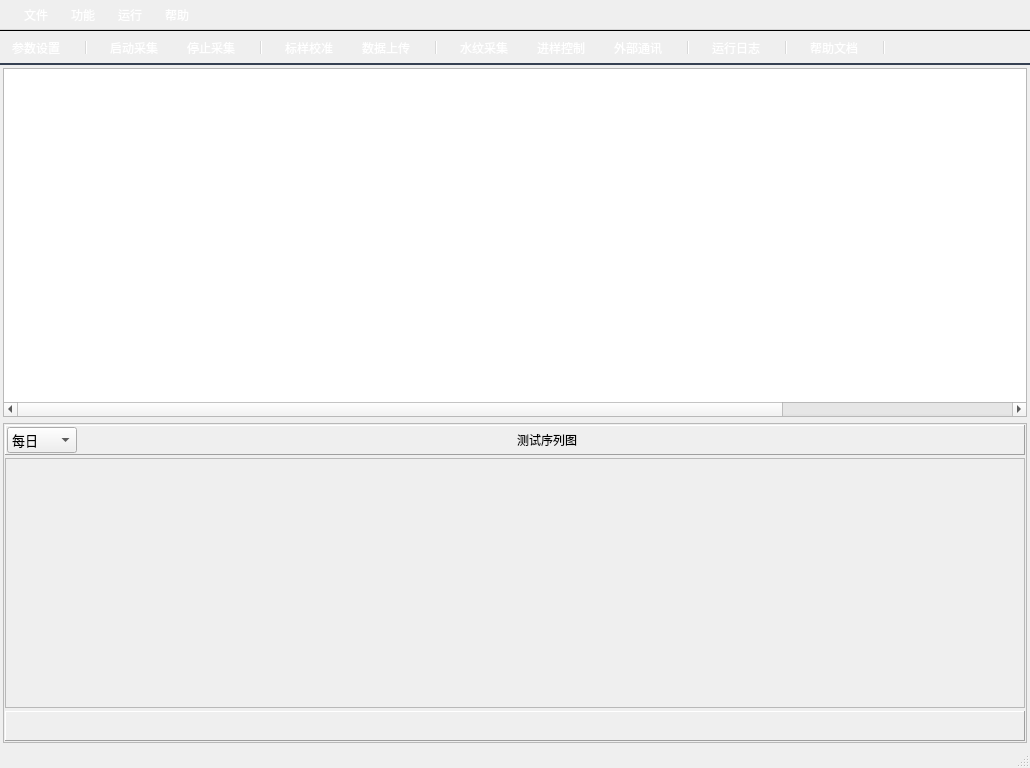
<?xml version="1.0" encoding="UTF-8"?>
<ui version="4.0">
 <class>StationAcq</class>
 <widget class="QMainWindow" name="StationAcq">
  <property name="geometry">
   <rect>
    <x>0</x>
    <y>0</y>
    <width>1030</width>
    <height>768</height>
   </rect>
  </property>
  <property name="windowTitle">
   <string>水纹采集仪</string>
  </property>
  <property name="windowIcon">
   <iconset resource="pixmaps/pixmaps.qrc">
    <normaloff>:/icons/mainIco.png</normaloff>:/icons/mainIco.png</iconset>
  </property>
  <property name="styleSheet">
   <string notr="true">QHeaderView::section {
    background-color:  rgb(58, 93, 113);
    color:white;
    padding: 4px;
    border: 1px solid lightgray;
    font: 10pt &quot;微软雅黑&quot;;
}

QPushButton {
	font: 10pt &quot;微软雅黑&quot;;
}
QLabel {
	font: 10pt &quot;微软雅黑&quot;;
}
QMenuBar {
    background-color: qlineargradient(x1:0, y1:0, x2:0, y2:1,
                                      stop:0 rgb(71,83,99), stop:1 rgb(53,64,82));
	padding:5px;
    spacing:15px;
	font:12px;
    color:white;
}

QMenuBar::item {
    spacing: 3px; /* spacing between menu bar items */
    padding: 1px 4px;
    background: transparent;
    border-radius: 4px;
}

QMenuBar::item:selected { /* when selected using mouse or keyboard */
    background: #a8a8a8;
}

QMenuBar::item:pressed {
    background: #888888;
}

QToolBar {
    background-color: qlineargradient(x1:0, y1:0, x2:0, y2:1,
                                       stop:0 rgb(71,83,99), stop:1 rgb(53,64,82));
    spacing:15px;
    padding:5px;

    border-bottom: 2px solid  rgb(53,64,82); 
    border-top: 1px solid  rgb(53,64,821);
}

QToolButton {
    font: 12px &quot;微软雅黑&quot;;
    color: white;
}</string>
  </property>
  <property name="toolButtonStyle">
   <enum>Qt::ToolButtonTextBesideIcon</enum>
  </property>
  <widget class="QWidget" name="centralWidget">
   <layout class="QGridLayout" name="gridLayout_4">
    <property name="leftMargin">
     <number>3</number>
    </property>
    <property name="topMargin">
     <number>3</number>
    </property>
    <property name="rightMargin">
     <number>3</number>
    </property>
    <property name="bottomMargin">
     <number>3</number>
    </property>
    <item row="0" column="0">
     <widget class="QTableWidget" name="tableWidget">
      <property name="styleSheet">
       <string notr="true">QHeaderView::section {
    background: lightgray;
    /* ... */
}</string>
      </property>
      <property name="rowCount">
       <number>0</number>
      </property>
      <property name="columnCount">
       <number>13</number>
      </property>
      <attribute name="horizontalHeaderVisible">
       <bool>false</bool>
      </attribute>
      <attribute name="horizontalHeaderStretchLastSection">
       <bool>true</bool>
      </attribute>
      <attribute name="verticalHeaderVisible">
       <bool>false</bool>
      </attribute>
      <column/>
      <column/>
      <column/>
      <column/>
      <column/>
      <column/>
      <column/>
      <column/>
      <column/>
      <column/>
      <column/>
      <column/>
      <column/>
     </widget>
    </item>
    <item row="2" column="0">
     <widget class="QFrame" name="frame">
      <property name="minimumSize">
       <size>
        <width>0</width>
        <height>320</height>
       </size>
      </property>
      <property name="font">
       <font>
        <family>微软雅黑</family>
        <pointsize>9</pointsize>
       </font>
      </property>
      <property name="frameShape">
       <enum>QFrame::StyledPanel</enum>
      </property>
      <property name="frameShadow">
       <enum>QFrame::Raised</enum>
      </property>
      <layout class="QGridLayout" name="gridLayout_3">
       <property name="leftMargin">
        <number>1</number>
       </property>
       <property name="topMargin">
        <number>1</number>
       </property>
       <property name="rightMargin">
        <number>1</number>
       </property>
       <property name="bottomMargin">
        <number>1</number>
       </property>
       <property name="spacing">
        <number>3</number>
       </property>
       <item row="0" column="0">
        <widget class="QFrame" name="frame_2">
         <property name="maximumSize">
          <size>
           <width>16777215</width>
           <height>30</height>
          </size>
         </property>
         <property name="frameShape">
          <enum>QFrame::Panel</enum>
         </property>
         <property name="frameShadow">
          <enum>QFrame::Raised</enum>
         </property>
         <layout class="QGridLayout" name="gridLayout">
          <property name="leftMargin">
           <number>1</number>
          </property>
          <property name="topMargin">
           <number>0</number>
          </property>
          <property name="rightMargin">
           <number>1</number>
          </property>
          <property name="bottomMargin">
           <number>0</number>
          </property>
          <property name="spacing">
           <number>0</number>
          </property>
          <item row="0" column="0">
           <widget class="QComboBox" name="comboBox">
            <property name="minimumSize">
             <size>
              <width>70</width>
              <height>0</height>
             </size>
            </property>
            <property name="font">
             <font>
              <family>微软雅黑 Light</family>
              <pointsize>10</pointsize>
             </font>
            </property>
            <item>
             <property name="text">
              <string>每日</string>
             </property>
            </item>
            <item>
             <property name="text">
              <string>每周</string>
             </property>
            </item>
            <item>
             <property name="text">
              <string>每月</string>
             </property>
            </item>
           </widget>
          </item>
          <item row="0" column="1">
           <spacer name="horizontalSpacer_2">
            <property name="orientation">
             <enum>Qt::Horizontal</enum>
            </property>
            <property name="sizeHint" stdset="0">
             <size>
              <width>298</width>
              <height>20</height>
             </size>
            </property>
           </spacer>
          </item>
          <item row="0" column="2">
           <widget class="QLabel" name="label">
            <property name="text">
             <string>测试序列图</string>
            </property>
           </widget>
          </item>
          <item row="0" column="3">
           <spacer name="horizontalSpacer">
            <property name="orientation">
             <enum>Qt::Horizontal</enum>
            </property>
            <property name="sizeHint" stdset="0">
             <size>
              <width>297</width>
              <height>20</height>
             </size>
            </property>
           </spacer>
          </item>
          <item row="0" column="4">
           <widget class="QLabel" name="label_2">
            <property name="text">
             <string/>
            </property>
           </widget>
          </item>
         </layout>
        </widget>
       </item>
       <item row="1" column="0">
        <widget class="QFrame" name="frame_3">
         <property name="frameShape">
          <enum>QFrame::StyledPanel</enum>
         </property>
         <property name="frameShadow">
          <enum>QFrame::Raised</enum>
         </property>
        </widget>
       </item>
       <item row="2" column="0">
        <widget class="QFrame" name="frame_4">
         <property name="maximumSize">
          <size>
           <width>16777215</width>
           <height>30</height>
          </size>
         </property>
         <property name="frameShape">
          <enum>QFrame::Panel</enum>
         </property>
         <property name="frameShadow">
          <enum>QFrame::Raised</enum>
         </property>
        </widget>
       </item>
      </layout>
     </widget>
    </item>
   </layout>
  </widget>
  <widget class="QMenuBar" name="menuBar">
   <property name="geometry">
    <rect>
     <x>0</x>
     <y>0</y>
     <width>1030</width>
     <height>30</height>
    </rect>
   </property>
   <widget class="QMenu" name="menu">
    <property name="title">
     <string>文件</string>
    </property>
    <addaction name="separator"/>
    <addaction name="action_config"/>
    <addaction name="action_station"/>
    <addaction name="action_logdlg"/>
    <addaction name="separator"/>
    <addaction name="action_exit"/>
   </widget>
   <widget class="QMenu" name="menu_2">
    <property name="title">
     <string>功能</string>
    </property>
    <addaction name="action_acq"/>
    <addaction name="action_pumpcontrol"/>
    <addaction name="action_comm"/>
    <addaction name="separator"/>
    <addaction name="action_upload"/>
    <addaction name="separator"/>
    <addaction name="action_connectServer"/>
   </widget>
   <widget class="QMenu" name="menu_3">
    <property name="title">
     <string>运行</string>
    </property>
    <addaction name="action_start"/>
    <addaction name="action_stop"/>
    <addaction name="separator"/>
    <addaction name="action_calib"/>
   </widget>
   <widget class="QMenu" name="menu_4">
    <property name="title">
     <string>帮助</string>
    </property>
    <addaction name="action_help"/>
    <addaction name="separator"/>
    <addaction name="action_about"/>
    <addaction name="action_TestCase"/>
   </widget>
   <addaction name="menu"/>
   <addaction name="menu_2"/>
   <addaction name="menu_3"/>
   <addaction name="menu_4"/>
  </widget>
  <widget class="QStatusBar" name="statusBar"/>
  <widget class="QToolBar" name="toolBar">
   <property name="font">
    <font>
     <family>微软雅黑</family>
     <pointsize>9</pointsize>
    </font>
   </property>
   <property name="windowTitle">
    <string>toolBar</string>
   </property>
   <property name="movable">
    <bool>false</bool>
   </property>
   <property name="iconSize">
    <size>
     <width>32</width>
     <height>32</height>
    </size>
   </property>
   <property name="toolButtonStyle">
    <enum>Qt::ToolButtonTextUnderIcon</enum>
   </property>
   <property name="floatable">
    <bool>false</bool>
   </property>
   <attribute name="toolBarArea">
    <enum>TopToolBarArea</enum>
   </attribute>
   <attribute name="toolBarBreak">
    <bool>false</bool>
   </attribute>
   <addaction name="action_config"/>
   <addaction name="separator"/>
   <addaction name="action_start"/>
   <addaction name="action_stop"/>
   <addaction name="separator"/>
   <addaction name="action_calib"/>
   <addaction name="action_upload"/>
   <addaction name="separator"/>
   <addaction name="action_acq"/>
   <addaction name="action_pumpcontrol"/>
   <addaction name="action_comm"/>
   <addaction name="separator"/>
   <addaction name="action_logdlg"/>
   <addaction name="separator"/>
   <addaction name="action_help"/>
   <addaction name="separator"/>
  </widget>
  <action name="action_acq">
   <property name="icon">
    <iconset resource="pixmaps/pixmaps.qrc">
     <normaloff>:/icons/device.png</normaloff>:/icons/device.png</iconset>
   </property>
   <property name="text">
    <string>水纹采集</string>
   </property>
  </action>
  <action name="action_config">
   <property name="icon">
    <iconset resource="pixmaps/pixmaps.qrc">
     <normaloff>:/icons/config.png</normaloff>:/icons/config.png</iconset>
   </property>
   <property name="text">
    <string>参数设置</string>
   </property>
  </action>
  <action name="action_exit">
   <property name="icon">
    <iconset resource="pixmaps/pixmaps.qrc">
     <normaloff>:/icons/exit.png</normaloff>:/icons/exit.png</iconset>
   </property>
   <property name="text">
    <string>退出</string>
   </property>
  </action>
  <action name="action_pumpcontrol">
   <property name="icon">
    <iconset resource="pixmaps/pixmaps.qrc">
     <normaloff>:/icons/tube.png</normaloff>:/icons/tube.png</iconset>
   </property>
   <property name="text">
    <string>进样控制</string>
   </property>
  </action>
  <action name="action_comm">
   <property name="icon">
    <iconset resource="pixmaps/pixmaps.qrc">
     <normaloff>:/icons/comm.png</normaloff>:/icons/comm.png</iconset>
   </property>
   <property name="text">
    <string>外部通讯</string>
   </property>
  </action>
  <action name="action_logdlg">
   <property name="icon">
    <iconset resource="pixmaps/pixmaps.qrc">
     <normaloff>:/icons/log.png</normaloff>:/icons/log.png</iconset>
   </property>
   <property name="text">
    <string>运行日志</string>
   </property>
  </action>
  <action name="action_start">
   <property name="icon">
    <iconset resource="pixmaps/pixmaps.qrc">
     <normaloff>:/icons/play.png</normaloff>:/icons/play.png</iconset>
   </property>
   <property name="text">
    <string>启动采集</string>
   </property>
  </action>
  <action name="action_stop">
   <property name="icon">
    <iconset resource="pixmaps/pixmaps.qrc">
     <normaloff>:/icons/stop.png</normaloff>:/icons/stop.png</iconset>
   </property>
   <property name="text">
    <string>停止采集</string>
   </property>
  </action>
  <action name="action_help">
   <property name="icon">
    <iconset resource="pixmaps/pixmaps.qrc">
     <normaloff>:/icons/help.png</normaloff>:/icons/help.png</iconset>
   </property>
   <property name="text">
    <string>帮助文档</string>
   </property>
  </action>
  <action name="action_about">
   <property name="text">
    <string>关于</string>
   </property>
  </action>
  <action name="action_11">
   <property name="text">
    <string>设置数据路径</string>
   </property>
  </action>
  <action name="action_station">
   <property name="icon">
    <iconset resource="pixmaps/pixmaps.qrc">
     <normaloff>:/icons/info.png</normaloff>:/icons/info.png</iconset>
   </property>
   <property name="text">
    <string>站点信息</string>
   </property>
  </action>
  <action name="action_upload">
   <property name="icon">
    <iconset resource="pixmaps/pixmaps.qrc">
     <normaloff>:/icons/upload.png</normaloff>:/icons/upload.png</iconset>
   </property>
   <property name="text">
    <string>数据上传</string>
   </property>
  </action>
  <action name="action_14">
   <property name="icon">
    <iconset resource="pixmaps/pixmaps.qrc">
     <normaloff>:/icons/calib.png</normaloff>:/icons/calib.png</iconset>
   </property>
   <property name="text">
    <string>标样校准</string>
   </property>
  </action>
  <action name="action_2">
   <property name="icon">
    <iconset resource="pixmaps/pixmaps.qrc">
     <normaloff>:/icons/calib.png</normaloff>:/icons/calib.png</iconset>
   </property>
   <property name="text">
    <string>标样校准</string>
   </property>
  </action>
  <action name="action_calib">
   <property name="icon">
    <iconset resource="pixmaps/pixmaps.qrc">
     <normaloff>:/icons/calib.png</normaloff>:/icons/calib.png</iconset>
   </property>
   <property name="text">
    <string>标样校准</string>
   </property>
  </action>
  <action name="action_TestCase">
   <property name="text">
    <string>TestCase</string>
   </property>
  </action>
  <action name="action_connectServer">
   <property name="icon">
    <iconset resource="pixmaps/pixmaps.qrc">
     <normaloff>:/icons/connect-icon.png</normaloff>:/icons/connect-icon.png</iconset>
   </property>
   <property name="text">
    <string>连接服务器</string>
   </property>
  </action>
 </widget>
 <layoutdefault spacing="6" margin="11"/>
 <resources>
  <include location="pixmaps/pixmaps.qrc"/>
 </resources>
 <connections/>
</ui>
